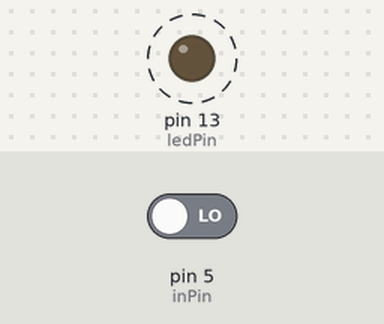
Simulated run of this sketch. Board: Arduino Uno, built with avr-gcc and run on an emulated ATmega328P. Shown: output pins drawn as LEDs (lit = HIGH). Dashed ring = blinking. The inputs (shaded band) are chosen by the test bench; at power-on: pin 5 (inPin) LOW.

Above: at 1.3 s.
1.7 s: pin 5 (inPin) driven HIGH
At 2.5 s:
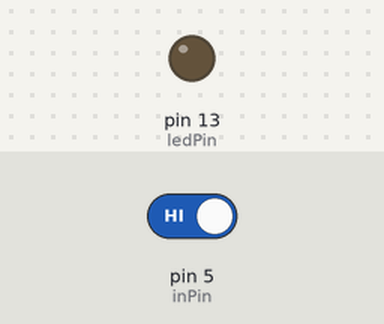
3.3 s: pin 5 (inPin) driven LOW
At 3.6 s:
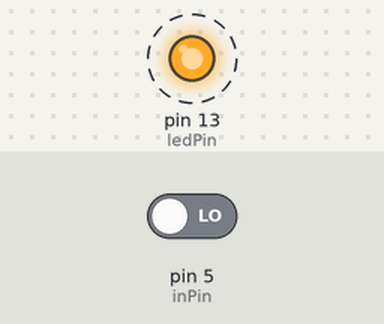
Timing chart, 0 to 12.3 s (numbered marks = the images above; inputs shaded):
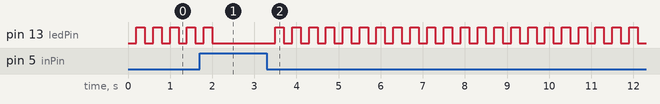

The sketch:

Per_saberne_mes__2_.ino
```cpp
/***************************************************************************************************************************************************************************

  o888.   c888o   .@@@@@@.      c8@@8c     O8OO  C88C   O88C                Xavi Masana
   @@@@  o@@@@   @@@@@@@@@@   c@@@@@@@@@   @@@@ :@@@@O O@@@@                Lacetania
   .@@@@.@@@@c  O@@@@  C@@@o  @@@@  @@@@C  O@@@c8@@@@@ @@@@c                2n IT
    :@@@@@@@:    @@@@C        @@@o  O@@@C   @@@@@@@@@@@@@@@                 Xais Crew Life
     :@@@@@:      @@@@@@O     @@@o          8@@@@@@@@@@@@@O                 Projecte: Per saberne més (1)
     o@@@@@C       @@@@@@@   O@@@o         .@@@@@@@@@@@@@@@
     @@@@@@@          o@@@@.  @@@o  C@@@C    @@@@@@@@@@@@@
    @@@@@@@@@   @@@@o  o@@@8  @@@O  8@@@O    O@@@@8 @@@@@o
   @@@@8 @@@@@  .@@@@@@@@@@:  @@@@@@@@@@.     @@@@c @@@@@
  8@@@@   @@@@@   O@@@@@@@     O@@@@@@8       @@@@  O@@@@

 ************************************************************************************************************************************************************************/
 //*********************************************************************INCLUDE*******************************************************************************************


 //*********************************************************************VARIABLES******************************************************************************************
int ledPin = 13;
int inPin = 5;
int val = 0;
 //***********************************************************************SETUP*********************************************************************************************
void setup (){
  pinMode(ledPin, OUTPUT);
  pinMode(inPin, INPUT);
}
//*************************************************************************LOOP**********************************************************************************************
void loop(){
  val=digitalRead(inPin);
  if (val == HIGH){;
  digitalWrite (ledPin, LOW);
  }else{
  digitalWrite(ledPin, LOW);
  delay(200);
  digitalWrite(ledPin, HIGH);
  delay(200);
}
}

//***********************************************************************FUNCTIONS*******************************************************************************************
```

Measured:
- after the input at 1.7 s, pin 13 (ledPin): goes on until 2.0 s, then stays LOW
- after the input at 3.3 s, pin 13 (ledPin): alternates HIGH for 0.20 s and LOW for 0.20 s, starting after 0.20 s
- by itself, pin 13 (ledPin): alternates HIGH for 0.20 s and LOW for 0.20 s
